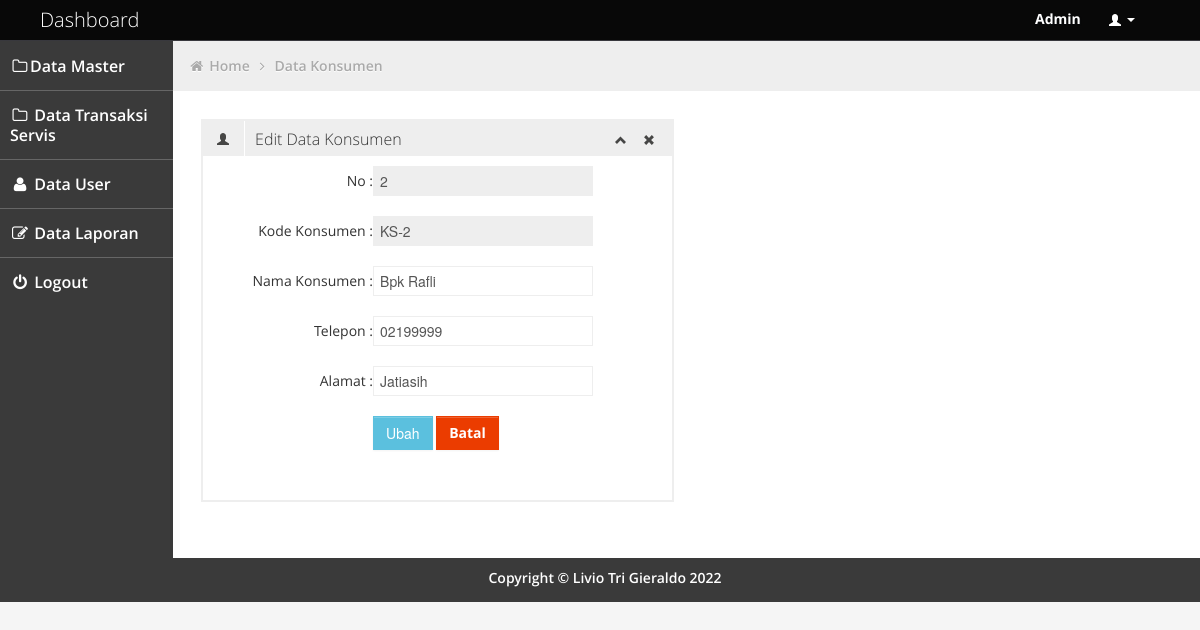
Page /admin/edit_konsumen.php?id_konsumen=2 (signed in) on the committed database.
### tables this page shows
CREATE TABLE `konsumen` (
  `id_konsumen` int(10) NOT NULL,
  `kd_konsumen` varchar(10) NOT NULL,
  `nm_konsumen` varchar(100) NOT NULL,
  `telepon` varchar(16) NOT NULL,
  `alamat` varchar(200) NOT NULL
);

### admin/edit_konsumen.php (the view, shortened to what this page needs)
<?php
include '../config/koneksi.php';
if (isset($_GET['id_konsumen'])) {
	$data = $conn->prepare("SELECT * FROM konsumen WHERE id_konsumen =? ");
	$id_konsumen = $_GET['id_konsumen'];
	$data->bind_param('i', $id_konsumen);
	$data->execute();
	$result = $data->get_result();
	$row= $result->fetch_row();
}
?>
<!DOCTYPE html>
<html lang="en">
<head>
	<link id="bootstrap-style" href="../css/bootstrap.min.css" rel="stylesheet">
	<link href="../css/bootstrap-responsive.min.css" rel="stylesheet">
	<link id="base-style" href="../css/style.css" rel="stylesheet">
	<link id="base-style-responsive" href="../css/style-responsive.css" rel="stylesheet">
	<link rel="stylesheet" type="text/css" href="../css2/font.css">
</head>
<body>
	<?php include 'navbar.php'; ?>
		<div class="container-fluid-full">
				<div class="row-fluid">
					<?php include 'sidebarr.php'; ?>
						<div id="content" class="span10">
								<ul class="breadcrumb">
									<li>
										<i class="icon-home"></i>
										<a href="dashboard.php">Home</a>
										<i class="icon-angle-right"></i>
									</li>
									<li><a href="konsumen.php">Data Konsumen</a></li>
								</ul>
		<div class="row-fluid sortable">
				<div class="box span6">
					<div class="box-header" data-original-title>
						<h2><i class="halflings-icon user"></i><span class="break"></span>Edit Data Konsumen</h2>
						<div class="box-icon">
							<a href="#" class="btn-minimize"><i class="halflings-icon chevron-up"></i></a>
							<a href="#" class="btn-close"><i class="halflings-icon remove"></i></a>
						</div>
					</div>
			<div class="box-content">
			  	<form class="form-horizontal" action="../aksi/konsumen_update.php?updatekonsumen" method="post">
				  <div class="form-group">
					    <label class="control-label col-sm-2" for="id_konsumen">No :</label>
					    <div class="col-sm-10">
					      <input type="text" class="form-control" name="id_konsumen" value="<?php echo $row ['0']; ?>" readonly>
					    </div>
					  </div><br>
					 <div class="form-group">
					    <label class="control-label col-sm-2" for="kd_konsumen">Kode Konsumen :</label>
					    <div class="col-sm-10">
					      <input type="text" class="form-control" name="kd_konsumen" value="<?php echo $row ['1']; ?>" readonly>
					    </div>
					  </div><br>
					  <div class="form-group">
					    <label class="control-label col-sm-2" for="nm_konsumen">Nama Konsumen :</label>
					    <div class="col-sm-10">
					      <input type="text" class="form-control" name="nm_konsumen" value="<?php echo $row ['2']; ?>" required>
					    </div>
					  </div><br>
					  <div class="form-group">
					    <label class="control-label col-sm-2" for="telepon">Telepon :</label>
					    <div class="col-sm-10">
					      <input type="text" class="form-control" name="telepon" value="<?php echo $row ['3']; ?>" required>
					    </div>
					  </div><br>
					  <div class="form-group">
					    <label class="control-label col-sm-2" for="alamat">Alamat :</label>
					    <div class="col-sm-10" style="color: black">
                        <input type="text" class="form-control" name="alamat" value="<?php echo $row ['4']; ?>" required>
					    </div>
					  </div><br>
					 <div class="form-group">
						<label class="col-sm-3 control-label">&nbsp;</label>
						<div class="col-sm-6">
							<input type="submit" name="updatekonsumen" class="btn btn-sm btn-info" value="Ubah">
							<a href="konsumen.php" class="btn btn-sm btn-danger"><b>Batal</b></a>
						</div>
					</div>
				</form><br>
			    </div>
			  </div>
			  </div>
			</div>
				</div>
			</div>
	<?php include 'footer.php';?>
</body>
</html>

### css/style.css (style rules this page uses)
body { background: #F5F5F5; color: #333; border: none; font-family: 'Open Sans', sans-serif; font-weight: 600; }
a { color: #646464; }
h2 { font-size: 16px; line-height: 16px; }
#content { background: #ffffff; filter: none; min-height: 100%; padding: 20px 20px; position: relative; }
.breadcrumb { margin: -28px -28px 28px -28px; line-height: 34px; background: #eee; border: 0px; color: #aaa; -webkit-box-shadow: none; -moz-box-shadow: none; box-shadow: none; -webkit-border-radius: 0px; -moz-border-radius: 0px; border-radius: 0px; }
.breadcrumb a { color: #aaa; text-shadow: 0px 1px 1px #fff; }
.box { border: 2px solid #eee; background: #fff !important; margin-bottom: 28px; }
.box-header { height: 16px; font-size: 16px; line-height: 16px; padding: 10px; background: #eee; -webkit-box-shadow: none; -moz-box-shadow: none; box-shadow: none; overflow: hidden; }
.box-header h2 { float:left; margin-top: 0px; font-weight: 300; }
.box-header h2 i { margin: 0px 3px 0px 4px; opacity: .8; filter: alpha(opacity=80); -ms-filter:"progid:DXImageTransform.Microsoft.Alpha(Opacity=80)"; }
.box-header .box-icon { float:right; margin-top: 1px; }
.box-header .box-icon i { -webkit-transition: all 0.1s ease-in-out; -moz-transition: all 0.1s ease-in-out; -o-transition: all 0.1s ease-in-out; -ms-transition: all 0.1s ease-in-out; transition: all 0.1s ease-in-out; opacity: .8; filter: alpha(opacity=80); -ms-filter:"progid:DXImageTransform.Microsoft.Alpha(Opacity=80)"; }
.box-header .box-icon a { margin: 0px 5px; }
.box-content { position: relative; z-index: 50; margin-top: -1px; padding: 10px; background: #fff !important; }
.btn { display: inline-block; padding: 6px 12px; margin-bottom: 0; font-size: 14px; font-weight: 500; line-height: 20px; text-align: center; white-space: nowrap; vertical-align: middle; cursor: pointer; border: 1px solid #a7a9aa; -webkit-border-radius: 0px !important; border-radius: 0px !important; }
.btn { color: #ffffff; background-color: #a7a9aa; border-color: #a7a9aa; background-image: none; filter: none; text-shadow: none; }
.btn-danger { background-color: #EB3C00; border-color: #EB3C00; }
.btn-info { background-color: #5bc0de; border-color: #5bc0de; }

### css/style-responsive.css (style rules this page uses)
@media (min-width: 1200px) { .container-fluid-full { overflow: hidden; position: relative; height: 100%; } }
@media (min-width: 1200px) { #content { width: 85.578%; padding: 28px; margin: 0px 0px; margin-left: 14.422% !important; } }

### css/halflings.css (style rules this page uses)
html, html .halflings { -webkit-font-smoothing: antialiased !important; }
.halflings-icon { display: inline-block; width: 14px; height: 14px; line-height: 14px; vertical-align: text-top; background-image: url(../img/glyphicons_halflings.svg); background-position: 0 0; background-repeat: no-repeat; vertical-align: top; *display: inline; *zoom: 1; *margin-right: .3em; }
.halflings-icon.user { background-position: -168px 0; }
.halflings-icon.remove { background-position: -312px 0; }
.halflings-icon.chevron-up { background-position: -288px -120px; }

### rows in the picture
konsumen: id_konsumen "2", kd_konsumen "KS-2", nm_konsumen "Bpk Rafli", telepon "02199999", alamat "Jatiasih"

### other values in the picture
$_SESSION['level'] "Admin"
